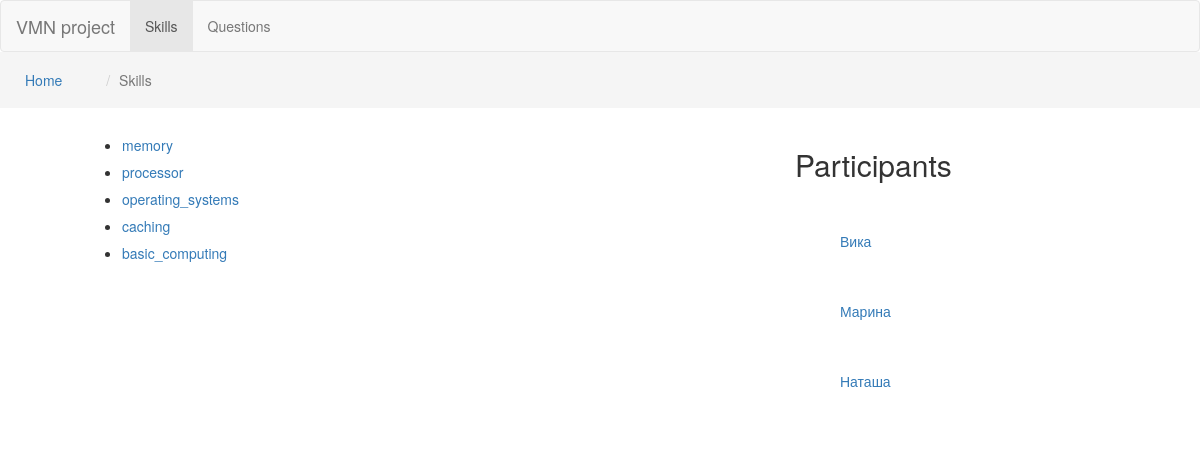
The page /skills on the database as committed earlier.
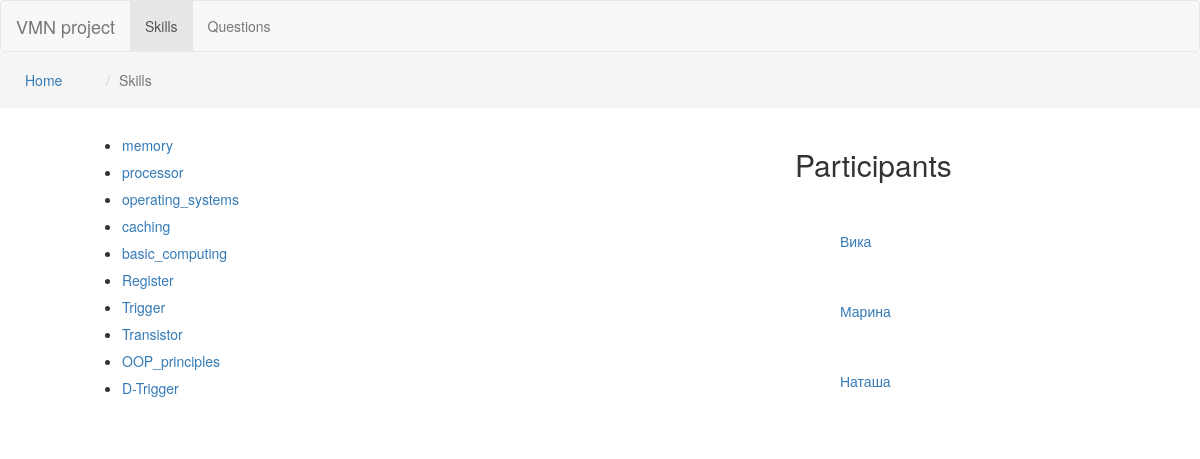
The same page on the database as committed later.
### students/models.py (models this page shows, shortened)
class Skill(models.Model):
    name = models.CharField(max_length=40, primary_key=True)
    desc = models.CharField(max_length=400)
    img = models.CharField(max_length=400)
    class Meta:
        db_table = 'skill'

### students/views.py (the view)
# urls.py: url(r'^skills', views.skills_page, name='skills_page'),
def skills_page(request):
	skills = []
	for row in Skill.objects.all():
		skills.append(row.name)
	template = loader.get_template('skills.html')
	context = RequestContext(request, {
		'skills': skills
	})
	return HttpResponse(template.render(context))

### students/templates/skills.html
{% load staticfiles %}
<head>
	{% include "head.html" %}
</head>
<body>
{% include "navbar.html" with skills_page="true" %}
<div id="breadcrumbs" class="row">
	<ol class="breadcrumb">
		<li class="breadcrumb-part"><a href="/">Home</a></li>
		<li class="active breadcrumb-part">Skills</li>
	</ol>
</div>
<div class="row centered">
	<div class="col-md-8">
		<ul>
			{% for s in skills %}
			<li class="space-7">
				<a class="alert-link" href="/skill/{{ s }}">{{ s }}</a>
			</li>
			{% endfor %}
		</ul>
	</div>
	<div class="col-md-4">
		<h2>Participants</h2>
		<ul id="peoplePills"class="nav nav-pills nav-stacked">
			<li><a id="studentVika" href="#">Вика</a></li>
			<li><a id="studentMarina" href="#">Марина</a></li>
			<li><a id="studentNatasha" href="#">Наташа</a></li>
		</ul>
	</div>
</div>
</body>
</html>

Rows that differ between the two databases and show on the page:
added Skill: skills "Register"
added Skill: skills "Trigger"
added Skill: skills "Transistor"
added Skill: skills "OOP_principles"
added Skill: skills "D-Trigger"
